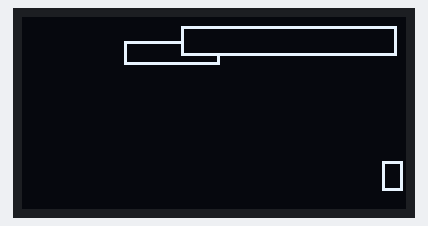
Recording of a program running on a simulated Raspberry Pi (BCM pin numbers). On the bench: 128×64 one-colour display. Random numbers come from a fixed seed.

Above: at 0.2 s.
At 4.6 s:
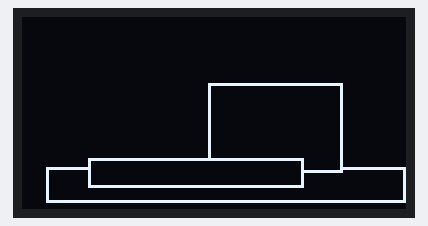
At 9.0 s:
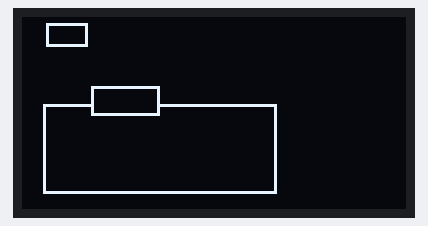
At 18.9 s:
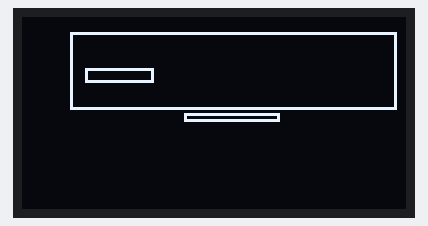
At 28.7 s:
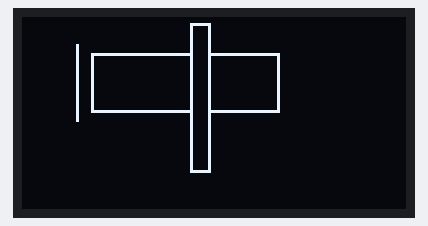
At 38.6 s:
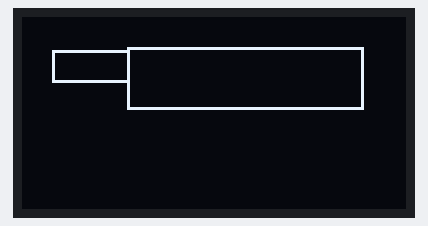

Measured:
- what the display in image 0 shows lasts 1.1 s, from 0.2 s to 1.3 s

The program:

oled-mono.py
```python
from luma.core.interface.serial import i2c
from luma.oled.device import ssd1306
from luma.core.render import canvas
import random
import time

device = ssd1306(i2c())

while True:
    with canvas(device) as draw:
        for i in range(3):
            box = [random.randrange(device.width), random.randrange(device.height), random.randrange(device.width), random.randrange(device.height)]
            draw.rectangle(box, outline="white", fill="black", width=1)

    time.sleep(1)
```
